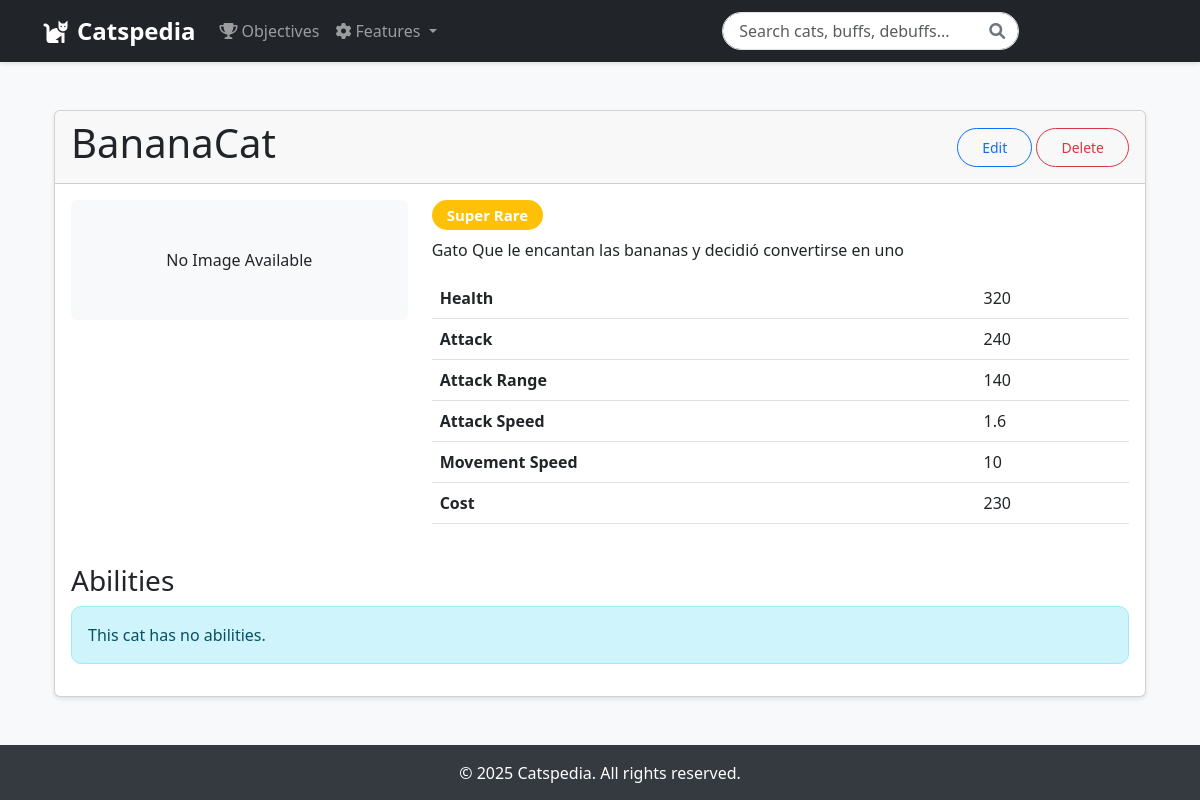
Page /cat/1/ on the committed database.
### Catspedia/models.py (models this page shows, shortened)
class Cat(models.Model):
    name = models.CharField(max_length=100, unique=True)
    description = models.TextField(help_text="Description of the cat")
    rarity = models.CharField(
        max_length=50,
        choices=[
            ('NORMAL', 'Normal'),
            ('SPECIAL', 'Special'),
            ('RARE', 'Rare'),
            ('SUPER_RARE', 'Super Rare'),
            ('UBER_RARE', 'Uber Rare'),
            ('LEGEND_RARE', 'Legend Rare')
        ],
        default='NORMAL'
    )
    image = models.ImageField(upload_to='cats/', blank=True, null=True)
    base_health = models.IntegerField(
        validators=[MinValueValidator(1)],
        help_text="Base health points"
    )
    base_attack = models.IntegerField(
        validators=[MinValueValidator(1)],
        help_text="Base attack power"
    )
    abilities = models.ManyToManyField(
        'Ability',
        related_name='cats',
        blank=True,
        help_text="Abilities this cat has"
    )
    attack_range = models.IntegerField(
        default=140,
        validators=[MinValueValidator(1)],
        help_text="Attack range in pixels"
    )
    attack_speed = models.FloatField(
        default=1.0,
        validators=[MinValueValidator(0.1)],
        help_text="Attack speed (attacks per second)"
    )
    movement_speed = models.IntegerField(
        default=10,
        validators=[MinValueValidator(1)],
        help_text="Movement speed"
    )
    cost = models.IntegerField(
        default=75,
        validators=[MinValueValidator(0)],
        help_text="Cost to deploy"
    )
    created_at = models.DateTimeField(auto_now_add=True)
    updated_at = models.DateTimeField(auto_now=True)
    class Meta:
        ordering = ['rarity', 'name']
        verbose_name = "Cat"
        verbose_name_plural = "Cats"

### Catspedia/views.py (the view)
# urls.py: path("cat/<int:pk>/", CatDetailView.as_view(), name="cat-detail"),
class CatDetailView(DetailView):
    model = Cat
    context_object_name = "cat"
    template_name = "catspedia/cat_detail.html"

### templates/catspedia/cat_detail.html (shortened to what this page needs)
{% extends 'catspedia/base.html' %}
{% block content %}
<div class="container py-4">
    <div class="card">
        <div class="card-header d-flex justify-content-between align-items-center">
            <h1>{{ cat.name }}</h1>
            <div>
                <a href="{% url 'catspedia:cat-update' cat.pk %}" class="btn btn-sm btn-outline-primary">Edit</a>
                <a href="{% url 'catspedia:cat-delete' cat.pk %}" class="btn btn-sm btn-outline-danger">Delete</a>
            </div>
        </div>
        <div class="card-body">
            <div class="row">
                <div class="col-md-4">
                    {% if cat.image %}
                        <img src="{{ cat.image.url }}" class="img-fluid rounded" alt="{{ cat.name }}">
                    {% else %}
                        <div class="bg-light text-center py-5 rounded">No Image Available</div>
                    {% endif %}
                </div>
                <div class="col-md-8">
                    <h5>
                        <span class="badge {% if cat.rarity == 'NORMAL' %}bg-secondary{% elif cat.rarity == 'SPECIAL' %}bg-primary{% elif cat.rarity == 'RARE' %}bg-info{% elif cat.rarity == 'SUPER_RARE' %}bg-warning{% elif cat.rarity == 'UBER_RARE' %}bg-danger{% else %}bg-dark{% endif %}">
                            {{ cat.get_rarity_display }}
                        </span>
                    </h5>
                    <p>{{ cat.description }}</p>
                    <table class="table">
                        <tbody>
                            <tr>
                                <th>Health</th>
                                <td>{{ cat.base_health }}</td>
                            </tr>
                            <tr>
                                <th>Attack</th>
                                <td>{{ cat.base_attack }}</td>
                            </tr>
                            <tr>
                                <th>Attack Range</th>
                                <td>{{ cat.attack_range }}</td>
                            </tr>
                            <tr>
                                <th>Attack Speed</th>
                                <td>{{ cat.attack_speed }}</td>
                            </tr>
                            <tr>
                                <th>Movement Speed</th>
                                <td>{{ cat.movement_speed }}</td>
                            </tr>
                            <tr>
                                <th>Cost</th>
                                <td>{{ cat.cost }}</td>
                            </tr>
                        </tbody>
                    </table>
                </div>
            </div>
            <h3 class="mt-4">Abilities</h3>
            {% if cat.abilities.all %}
                <div class="list-group">
                    {% for ability in cat.abilities.all %}
                        <a href="{% url 'catspedia:ability-detail' ability.pk %}" class="list-group-item list-group-item-action">
                            <div class="d-flex justify-content-between align-items-center">
                                <div>
                                    <h5>{{ ability.name }}</h5>
                                    <p class="mb-1">{{ ability.description|truncatechars:100 }}</p>
                                </div>
                                <span class="badge {% if ability.ability_type == 'PASSIVE' %}bg-secondary{% elif ability.ability_type == 'ACTIVE' %}bg-primary{% elif ability.ability_type == 'CONDITIONAL' %}bg-info{% else %}bg-warning{% endif %}">
                                    {{ ability.get_ability_type_display }}
                                </span>
                            </div>
                        </a>
                    {% endfor %}
                </div>
            {% else %}
                <div class="alert alert-info">This cat has no abilities.</div>
            {% endif %}
        </div>
    </div>
</div>
{% endblock %}

### templates/catspedia/base.html (style rules this page uses)
:root { --primary-color: #3498db; --secondary-color: #2ecc71; --danger-color: #e74c3c; --warning-color: #f1c40f; --info-color: #9b59b6; }
body { min-height: 100vh; display: flex; flex-direction: column; background-color: #f8f9fa; }
.card { box-shadow: 0 2px 4px rgba(0,0,0,0.1); transition: transform 0.2s; }
.btn { border-radius: 20px; padding: 0.5rem 1.5rem; }
.alert { border-radius: 10px; }
.badge { border-radius: 20px; padding: 0.5em 1em; }

### rows in the picture
Cat: name "BananaCat", rarity "Super Rare", description "Gato Que le encantan las bananas y decidió convertirse en uno", base_health "320", base_attack "240", attack_range "140", attack_speed "1.6", movement_speed "10", cost "230"
